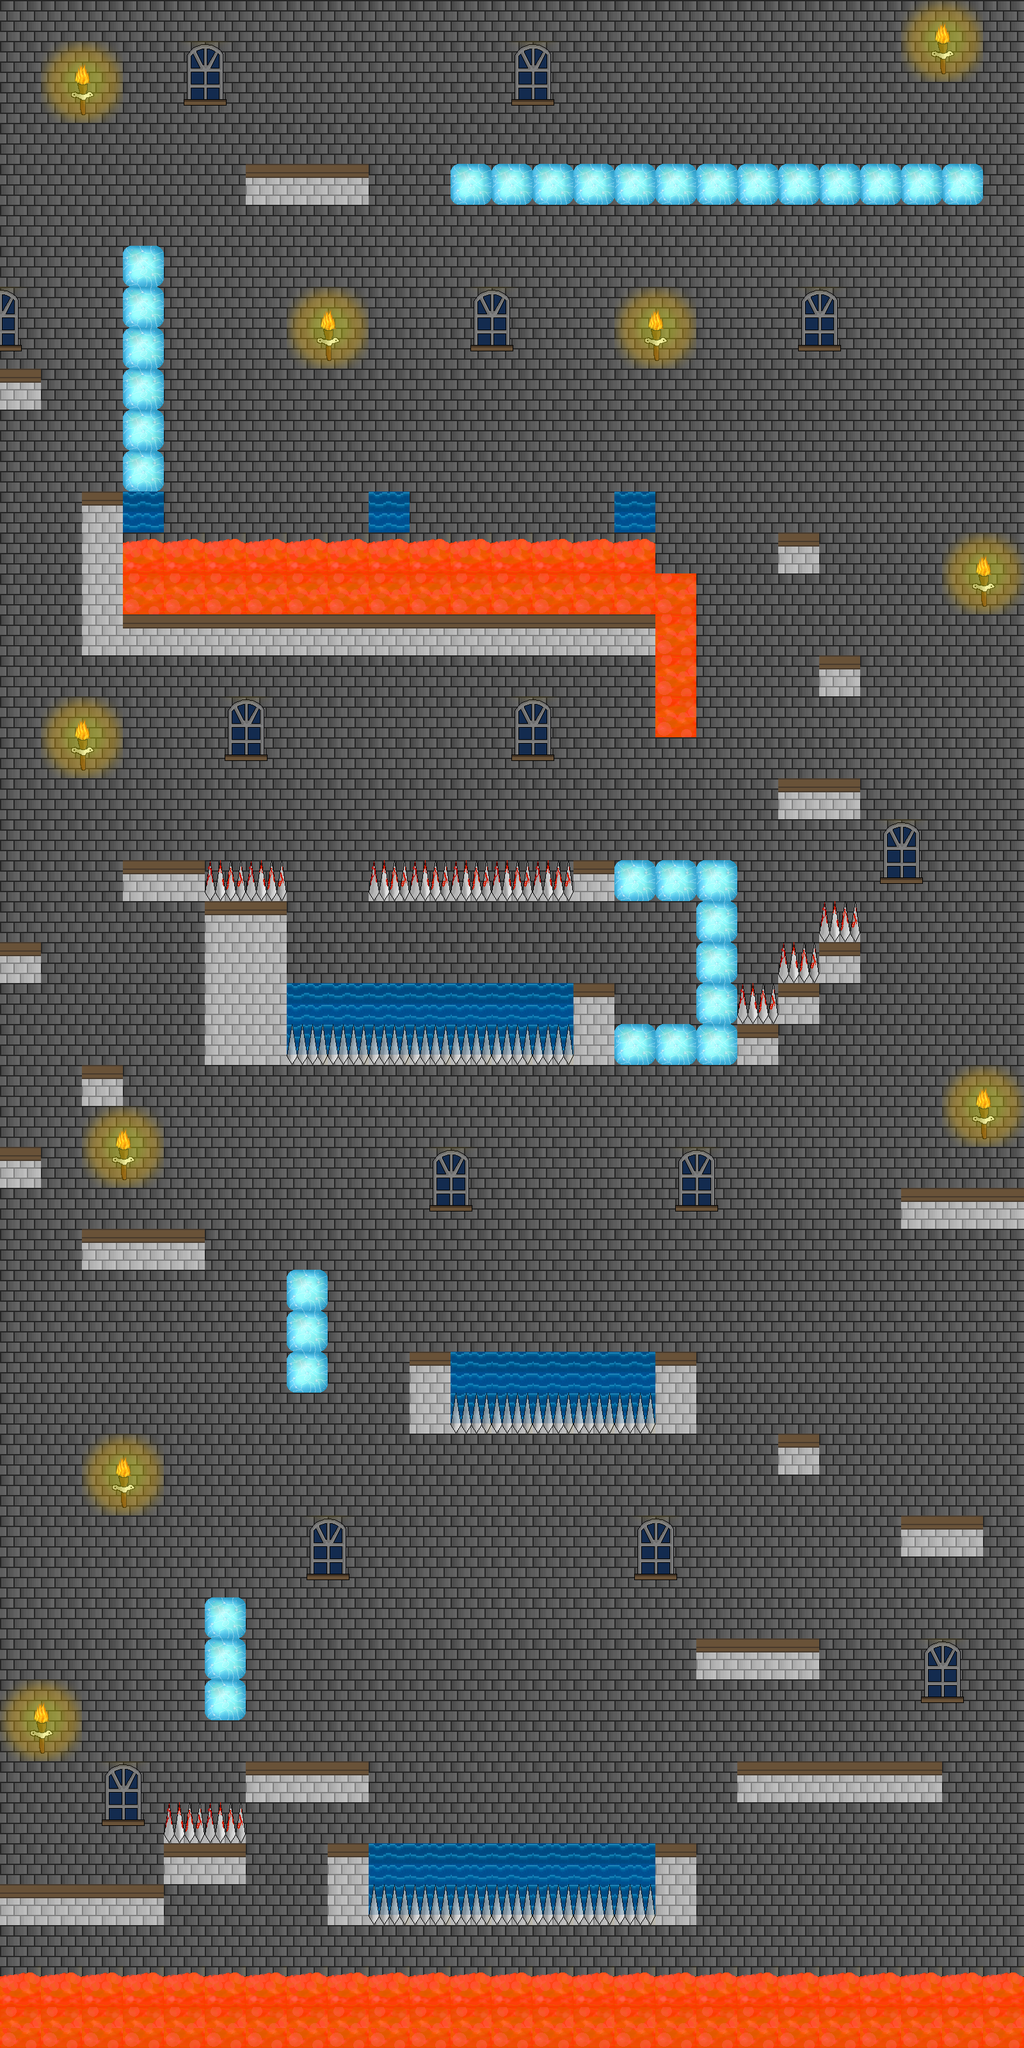

A 2D game scene composited from a Tiled map and its tileset images. What follows is a short description and the map's XML, with each tile layer's data collapsed to a summary:
An orthogonal 25x50 tile map with 64x64 px tiles, 3 tile layers (Background, Collidable, Evil), 2 hidden layers not drawn, 2 tilesets.

<map version="1.0" orientation="orthogonal" renderorder="right-down" width="25" height="50" tilewidth="64" tileheight="64">
 <properties>
  <property name="name" value="Castle" />
 </properties>
 <tileset firstgid="1" name="standard_tileset" tilewidth="64" tileheight="64">
  <image source="standard_tileset.png" width="256" height="128" />
 </tileset>
 <tileset firstgid="9" name="level2_tileset" tilewidth="64" tileheight="64">
  <image source="level2_tileset.png" width="256" height="256" />
 </tileset>
 <layer name="Background" width="25" height="50">
  <data>[1250 cells, 1250 non-empty, 10 distinct tile ids]</data>
 </layer>
 <layer name="Collidable" width="25" height="50">
  <data>[1250 cells, 112 non-empty, 3 distinct tile ids]</data>
 </layer>
 <layer name="Evil" width="25" height="50">
  <data>[1250 cells, 111 non-empty, 4 distinct tile ids]</data>
 </layer>
 <layer name="StartPos" width="25" height="50" visible="0">
  <data>[1250 cells, 1 non-empty, 1 distinct tile ids]</data>
 </layer>
 <layer name="EndPos" width="25" height="50" visible="0">
  <data>[1250 cells, 1 non-empty, 1 distinct tile ids]</data>
 </layer>
</map>
